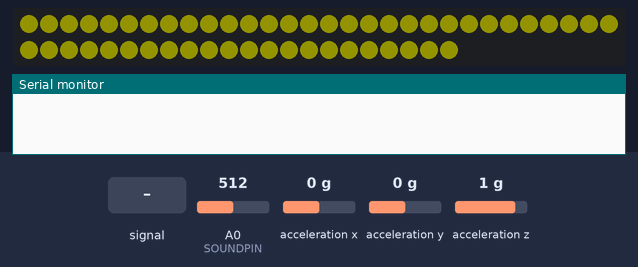
This sketch was run on a simulated Arduino Uno, built with avr-gcc and run on an emulated ATmega328P. Parts: 52 RGB LEDs in strip order, left to right, continuing on the next row, the last lines printed to the serial monitor. The inputs (shaded band) are chosen by the test bench; at power-on: acceleration z 1 g, A0 (SOUNDPIN) = 512, acceleration x 0 g, acceleration y 0 g. Dim RGB values are drawn brighter than linear.

Above: at 0.6 s.
2.9 s: A0 (SOUNDPIN) fed a 200 Hz sine of ±460 counts around its level
At 3.87 s:
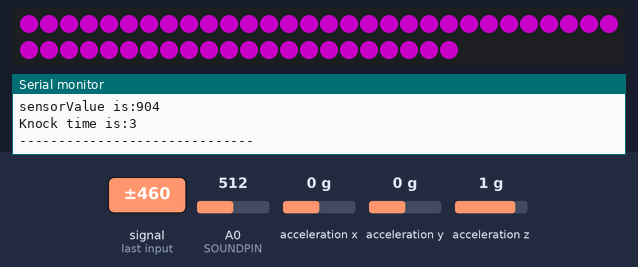
5.2 s: acceleration z set to -0.1 g
At 7.7 s:
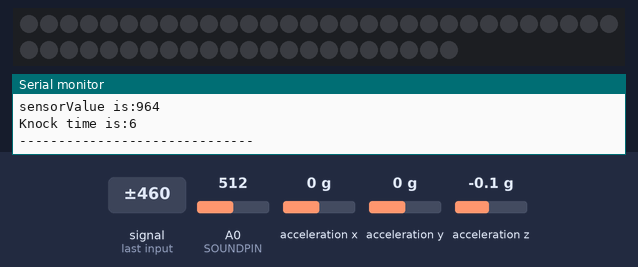
8.0 s: acceleration z set to 0.8 g
At 9.52 s:
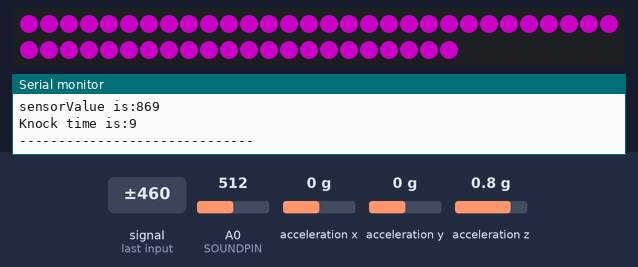
10.4 s: A0 (SOUNDPIN) set to 716
At 12.5 s:
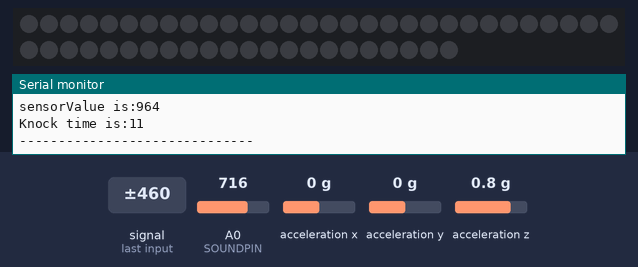
12.6 s: A0 (SOUNDPIN) fed a 1000 Hz sine of ±255 counts around its level
At 13.31 s:
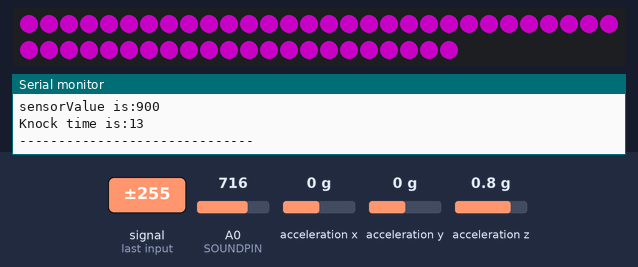
14.5 s: A0 (SOUNDPIN) set to 810
Timing chart, 0 to 17.0 s (numbered marks = the images above; inputs shaded):
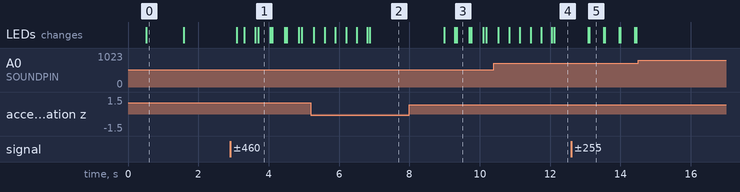

Measured:
- after the input at 2.9 s, the LEDs: first change after 0.20 s (image 1 shows a later state)
- after the input at 5.2 s, the LEDs: first change after 0.09 s (image 2 shows a later state)
- after the input at 8.0 s, the LEDs: change after 0.99 s (image 3)
- after the input at 12.6 s, the LEDs: first change after 0.48 s (image 5 shows a later state)
- what the display in image 0 shows lasts 1.1 s, from 0.5 s to 1.6 s

The sketch:

lottery_arduino.ino
```cpp
/*****************************************************************************/
// Lottery Device Arduino Side
// By Jianli
//
/*******************************************************************************/
#include <Adafruit_NeoPixel.h>
#include <Wire.h>
#include "MMA7660.h"

#ifndef cbi
#define cbi(sfr, bit) (_SFR_BYTE(sfr) &= ~_BV(bit))
#endif
#ifndef sbi
#define sbi(sfr, bit) (_SFR_BYTE(sfr) |= _BV(bit))
#endif

#define PIN 6

#define SOUNDPIN A0

#define NUMPIXELS 52

#define BRIGHTNESS 50


//Adafruit_NeoPixel strip = Adafruit_NeoPixel(NUM_LEDS, PIN, NEO_GRBW + NEO_KHZ800);
Adafruit_NeoPixel pixels = Adafruit_NeoPixel(NUMPIXELS, PIN, NEO_GRB + NEO_KHZ800);

int8_t x;
int8_t y;
int8_t z;
uint8_t bright = 0;
int8_t last_z;
MMA7660 accelemeter;
int8_t result_z[5];

uint16_t knock = 0;


int sensorValue = 0;
void setup()
{
	accelemeter.init();
	Serial.begin(115200);
    pixels.setBrightness(BRIGHTNESS);
    pixels.begin();

    sbi(ADCSRA,ADPS2) ;
    cbi(ADCSRA,ADPS1) ;
    cbi(ADCSRA,ADPS0) ;

    //strip.show(); // Initialize all pixels to 'off'
    for(uint16_t i=0; i<pixels.numPixels(); i++) {
        pixels.setPixelColor(i,pixels.Color(100,100,0));
        delay(10);
    }
    pixels.show();
    delay(1000);
    for(uint16_t i=0; i<pixels.numPixels(); i++) {
        pixels.setPixelColor(i,pixels.Color(0,0,0));
        delay(1);
    }
    pixels.show();
    delay(100);


}
void loop()
{
    uint8_t r;
    uint8_t g;
    uint8_t b;
    int8_t min = 127;
    int8_t max = -127;
    int16_t sum = 0;

    for (uint8_t i=0; i<5; i++) {
        accelemeter.getXYZ(&x,&y,&z);
        delay(6);
        result_z[i] = z;
        if(result_z[i] < min) {
            min = result_z[i];
        }
        if(result_z[i] > max) {
            max = result_z[i];
        }
        sum += result_z[i];
    }
    z = (sum - (max + min))/3;


    for(uint16_t i=0; i<pixels.numPixels(); i++) {
            if(abs(7*(z+20))>255) {
                r = 255;
            } else {
                r = abs(7*(z+20));
            }
            pixels.setPixelColor(i,pixels.Color(255,0,r));
    }
    sensorValue = analogRead(SOUNDPIN);
	if(abs(z+20)>20 && sensorValue > 800) {
        4*abs(z+20)>=100 ? bright=100 : bright=4*abs(z+20);
        pixels.setBrightness(bright);
        pixels.show();
        knock++;
        Serial.print("sensorValue is:");
        Serial.println(sensorValue);
        Serial.print("Knock time is:");
        Serial.println(knock);
        delay(150);
        Serial.println("------------------------------");
   } else {
       bright<=2 ? bright = 0 : bright -= 2;
       if(bright <=0) {
           bright = 0;
       }
       pixels.setBrightness(bright);
       pixels.show();
   }
   // Serial.print("z -last_z ");
   // Serial.println(z+20);
   last_z = z;

   // Serial.print("z = ");
   // Serial.println(z);
//


}
```
